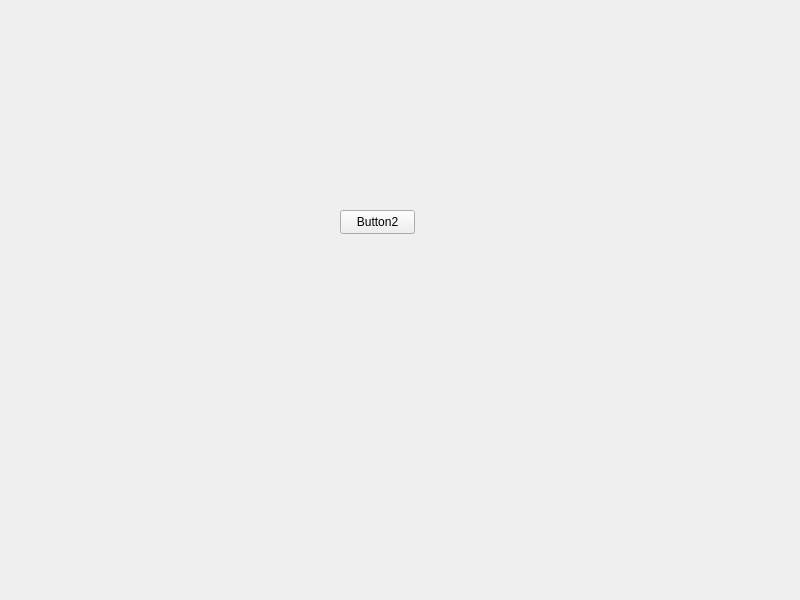
<?xml version="1.0" encoding="UTF-8"?>
<ui version="4.0">
 <class>Widget</class>
 <widget class="QWidget" name="Widget">
  <property name="geometry">
   <rect>
    <x>0</x>
    <y>0</y>
    <width>800</width>
    <height>600</height>
   </rect>
  </property>
  <property name="windowTitle">
   <string>Widget</string>
  </property>
  <widget class="QPushButton" name="pushButton">
   <property name="geometry">
    <rect>
     <x>340</x>
     <y>210</y>
     <width>75</width>
     <height>24</height>
    </rect>
   </property>
   <property name="text">
    <string>Button2</string>
   </property>
  </widget>
 </widget>
 <resources/>
 <connections/>
</ui>
